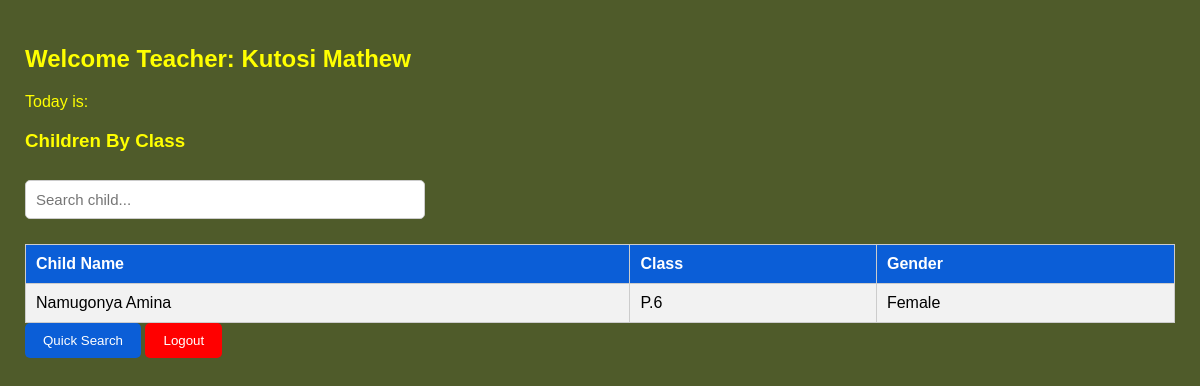
The app's page /teacher.php (signed in) with its own data.
### tables this page shows
CREATE TABLE `admissions` (
  `id` int(11) NOT NULL,
  `admission_no` varchar(20) DEFAULT NULL,
  `childName` varchar(100) NOT NULL,
  `date_of_birth` date DEFAULT NULL,
  `gender` varchar(10) NOT NULL,
  `className` varchar(20) NOT NULL,
  `parentName` varchar(100) NOT NULL,
  `parentPhone` varchar(20) NOT NULL,
  `homeaddress` text DEFAULT NULL,
  `status` varchar(40) DEFAULT 'Pending Headteacher Approval',
  `created_at` timestamp NOT NULL DEFAULT current_timestamp()
);

### teacher.php (the view, shortened to what this page needs)
<?php
include "config.php";
$children = $conn->query("SELECT * FROM admissions ORDER BY className, childName");
?>
<!DOCTYPE html>
<html>
<head>
  <link rel="stylesheet" href="style.css">
</head>
<body>
<div class="main-content">
  <h2>Welcome Teacher: <?php echo $_SESSION['full_name']; ?></h2>
  <p>Today is: <span id="todayDate"></span></p>
  <h3>Children By Class</h3>
 <input type="text" id="searchBox" placeholder="Search child..." onkeyup="searchTable()">
  <table id="studentsTable" border="1">
    <tr><th>Child Name</th><th>Class</th><th>Gender</th></tr>
    <?php while($row = $children->fetch_assoc()) { ?>
      <tr>
        <td><?php echo $row['childName']; ?></td>
        <td><?php echo $row['className']; ?></td>
        <td><?php echo $row['gender']; ?></td>
      </tr>
    <?php } ?>
  </table>
  <button onclick="quickSearch()">Quick Search</button>
  <a href="logout.php"><button style="background-color:red;">Logout</button></a>
</div>
</body>
</html>

### style.css (style rules this page uses)
* { box-sizing: border-box; }
body { font-family: Arial, sans-serif; margin: 0; background: #4F5B2A; }
h1, h2, h3 { font-family: Poppins, Arial, sans-serif; }
.main-content { flex: 1; padding: 25px; }
.main-content h1, .main-content h2 { font-family: Poppins, Arial, sans-serif; }
button, .btn { background: #0b5ed7; color: white; padding: 10px 18px; border: none; border-radius: 5px; text-decoration: none; display: inline-block; cursor: pointer; font-family: Poppins, Arial, sans-serif; }
input, select, textarea { width: 100%; padding: 10px; margin: 8px 0 15px 0; border: 1px solid #ccc; border-radius: 5px; font-family: Arial, sans-serif; font-size: 15px; }
table { width: 100%; border-collapse: collapse; margin-top: 15px; background: white; font-family: Arial, sans-serif; }
table, th, td { border: 1px solid #ccc; padding: 10px; text-align: left; }
th { background: #0b5ed7; color: white; font-family: Poppins, Arial, sans-serif; }
tr:nth-child(even) { background: #f2f2f2; }
#searchBox { width: 100%; max-width: 400px; padding: 10px; margin: 10px 0; border: 1px solid #ccc; border-radius: 5px; }

### teacher.php (style rules this page uses)
p,h2,h3 { color:yellow; }

### records on screen
admissions: childName "Namugonya Amina", className "P.6", gender "Female"

### other values on screen
$_SESSION['full_name'] "Kutosi Mathew"
